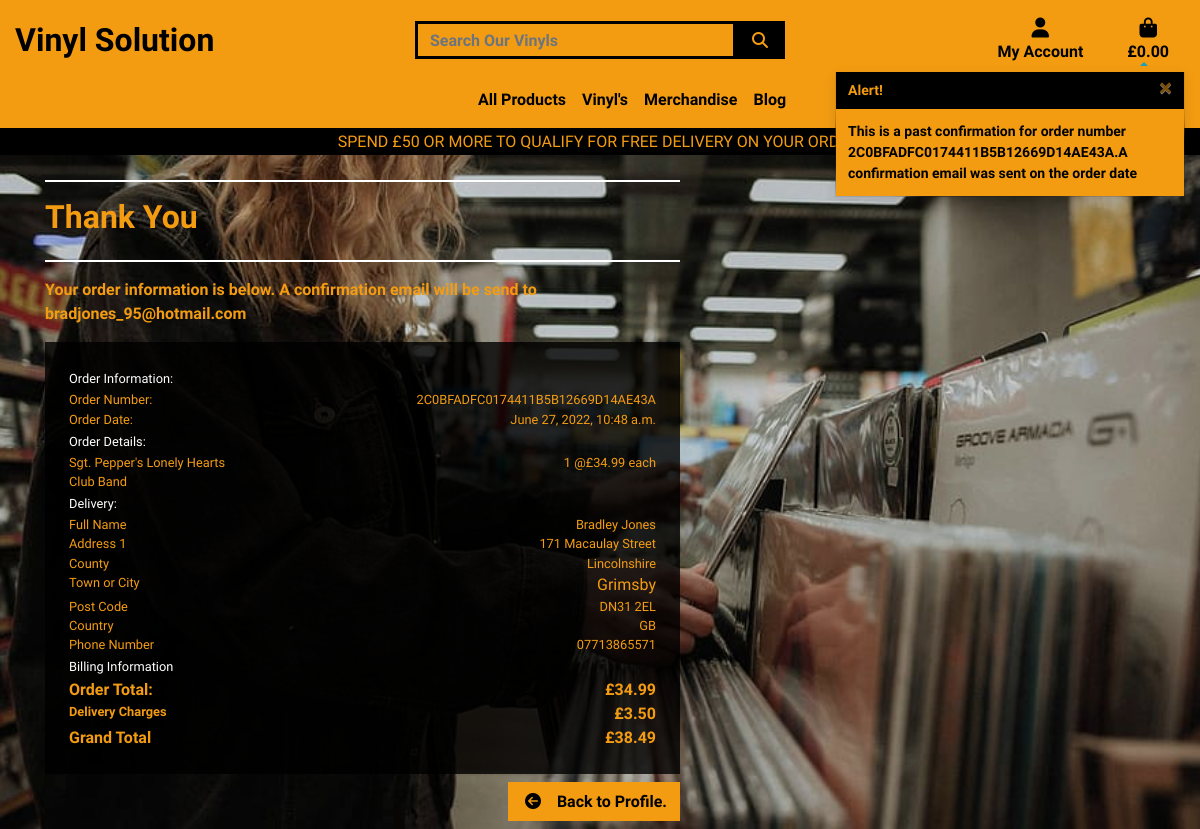
Page /profile/order_history/2C0BFADFC0174411B5B12669D14AE43A on the committed database.
### checkout/models.py (models this page shows, shortened)
class Order(models.Model):
    order_number = models.CharField(max_length=32, null=False, editable=False)
    user_profile = models.ForeignKey(UserProfile, on_delete=models.SET_NULL,
                                     null=True, blank=True, related_name='orders')
    full_name = models.CharField(max_length=50, null=False, blank=False)
    email = models.EmailField(max_length=254, null=False, blank=False)
    phone_number = models.CharField(max_length=20, null=False, blank=False)
    country = CountryField(blank_label='Country *', null=False, blank=False)
    postcode = models.CharField(max_length=20, null=True, blank=True)
    town_or_city = models.CharField(max_length=40, null=False, blank=False)
    street_address1 = models.CharField(max_length=80, null=False, blank=False)
    street_address2 = models.CharField(max_length=80, null=True, blank=True)
    county = models.CharField(max_length=80, null=True, blank=True)
    date = models.DateTimeField(auto_now_add=True)
    delivery_cost = models.DecimalField(max_digits=6, decimal_places=2, null=False, default=0)
    order_total = models.DecimalField(max_digits=10, decimal_places=2, null=False, default=0)
    grand_total = models.DecimalField(max_digits=10, decimal_places=2, null=False, default=0)
    original_bag = models.TextField(null=False, blank=False, default='')
    stripe_pid = models.CharField(max_length=254, null=False, blank=False, default='')

class OrderLineItem(models.Model):
    order = models.ForeignKey(Order, null=False, blank=False,
                              on_delete=models.CASCADE, related_name='lineitems')
    product = models.ForeignKey(Product, null=False, blank=False,
                                on_delete=models.CASCADE)
    product_size = models.CharField(max_length=3, null=True, blank=True)
    quantity = models.IntegerField(null=False, blank=False, default=0)
    lineitem_total = models.DecimalField(max_digits=6, decimal_places=2,
                                         null=False, blank=False, editable=False)

### products/models.py (models this page shows, shortened)
class Product(models.Model):
    category = models.ForeignKey('Category', null=True, blank=True, on_delete=models.SET_NULL)
    sku = models.CharField(max_length=255, null=True, blank=True)
    name = models.CharField(max_length=255)
    description = models.TextField()
    has_sizes = models.BooleanField(default=False, null=True, blank=True)
    price = models.DecimalField(max_digits=6, decimal_places=2)
    image_url = models.URLField(max_length=1024, null=True, blank=True)
    image = models.ImageField(null=True, blank=True)

### profiles/views.py (the view)
# urls.py: path('order_history/<order_number>', views.order_history, name='order_history'),
def order_history(request, order_number):
    order = get_object_or_404(Order, order_number=order_number)
    messages.info(request, (
        f'This is a past confirmation for order number {order_number}.'
        'A confirmation email was sent on the order date'
    ))
    template = 'checkout/checkout_success.html'
    context = {
        'order': order,
        'from_profile': True,
    }
    return render(request, template, context)

### bag/contexts.py (called while the page is built, shortened)
def bag_contents(request):
    bag_items = []
    total = 0
    product_count = 0
    bag = request.session.get('bag', {})
    if total < settings.FREE_DELIVERY_THRESHOLD:
        delivery = total * Decimal(settings.STANDARD_DELIVERY_PERCENTAGE / 100)
        free_delivery_delta = settings.FREE_DELIVERY_THRESHOLD - total
    else:
        delivery = 0
        free_delivery_delta = 0
    grand_total = delivery + total
    context = {
        'bag_items': bag_items,
        'total': total,
        'product_count': product_count,
        'delivery': delivery,
        'free_delivery_delta': free_delivery_delta,
        'free_delivery_threshold': settings.FREE_DELIVERY_THRESHOLD,
        'grand_total': grand_total,
    }
    return context

### checkout/templates/checkout/checkout_success.html (shortened to what this page needs)
{% extends "base.html" %}
{% load static %}
{% block extra_css %}
    <link rel="stylesheet" href="{% static 'checkout/css/checkout.css' %}">
{% endblock %}
{% block page_header %}
    <div class="container header-container">
    </div>
{% endblock %}
{% block content %}
    <div class="overlay"></div>
    <div class="container">
        <div class="row">
            <div class="col-12 col-lg-7">
                <hr class="break">
                <h2 class="checkout-logo-font mb-4">Thank You</h2>
                <hr class="break">
                <p class="checkout-logo-font">Your order information is below.
                    A confirmation email will be send to <strong>{{ order.email }}</strong></p>
            </div>
        </div>
        <div class="row">
            <div class="col-12 col-lg-7">
                <div class="order-confirmation-wrapper p-4">
                    <div class="row">
                        <div class="col">
                            <small class="order-text">Order Information:</small>
                        </div>
                    </div>
                    <div class="row">
                        <div class="col-12 col-md-4">
                            <p class="small order-summary mb-0">Order Number:</p>
                        </div>
                        <div class="col-12 col-md-8 text-md-right">
                            <p class="small order-summary mb-0">{{ order.order_number }}</p>
                        </div>
                    </div>
                    <div class="row">
                        <div class="col-12 col-md-4">
                            <p class="small order-summary mb-0">Order Date:</p>
                        </div>
                        <div class="col-12 col-md-8 text-md-right">
                            <p class="small order-summary mb-0">{{ order.date }}</p>
                        </div>
                    </div>
                    <div class="row">
                        <div class="col">
                            <small class="order-text">Order Details:</small>
                        </div>
                    </div>
                    {% for item in order.lineitems.all %}
                    <div class="row">
                        <div class="col-12 col-md-4">
                            <p class="small order-summary mb-0">
                                {{ item.product.name }}{% if item.product_size %} - Size {{ item.product_size|upper }}{% endif %}
                            </p>
                        </div>
                        <div class="col-12 col-md-8 text-md-right">
                            <p class="small order-summary mb-0">{{ item.quantity }} @£{{ item.product.price }} each</p>
                        </div>
                    </div>
                    {% endfor %}
                        <div class="row">
                            <div class="col">
                                <small class="order-text">Delivery:</small>
                            </div>
                        </div>
                        <div class="row">
                            <div class="col-12 col-md-4">
                                <p class="small order-summary mb-0">Full Name</p>
                            </div>
                            <div class="col-12 col-md-8 text-md-right">
                                <p class="small order-summary mb-0">{{ order.full_name }}</p>
                            </div>
                        </div>
                        <div class="row">
                            <div class="col-12 col-md-4">
                                <p class="small order-summary mb-0">Address 1</p>
                            </div>
                            <div class="col-12 col-md-8 text-md-right">
                                <p class="small order-summary mb-0">{{ order.street_address1 }}</p>
                            </div>
                        </div>
                        {% if order.county %}
                        <div class="row">
                            <div class="col-12 col-md-4">
                                <p class="small order-summary mb-0">County</p>
                            </div>
                            <div class="col-12 col-md-8 text-md-right">
                                <p class="small order-summary mb-0">{{ order.county }}</p>
                            </div>
                        </div>
                        {% endif %}
                        <div class="row">
                            <div class="col-12 col-md-4">
                                <p class="small order-summary mb-0">Town or City</p>
                            </div>
                            <div class="col-12 col-md-8 text-md-right">
                                <p class="order-summary mb-0">{{ order.town_or_city }}</p>
                            </div>
                        </div>
                        {% if order.postcode %}
                        <div class="row">
                            <div class="col-12 col-md-4">
                                <p class="small order-summary mb-0">Post Code</p>
                            </div>
                            <div class="col-12 col-md-8 text-md-right">
                                <p class="small order-summary mb-0">{{ order.postcode }}</p>
                            </div>
                        </div>
                        {% endif %}
                        <div class="row">
                            <div class="col-12 col-md-4">
                                <p class="small order-summary mb-0">Country</p>
                            </div>
                            <div class="col-12 col-md-8 text-md-right">
                                <p class="small order-summary mb-0">{{ order.country }}</p>
                            </div>
                        </div>
                        <div class="row">
                            <div class="col-12 col-md-4">
                                <p class="small order-summary mb-0">Phone Number</p>
                            </div>
                            <div class="col-12 col-md-8 text-md-right">
                                <p class="small order-summary mb-0">{{ order.phone_number }}</p>
                            </div>
                        </div>
                        <div class="row">
                            <div class="col">
                                <small class="order-text">Billing Information</small>
                            </div>
                        </div>
                        <div class="row">
                            <div class="col-12 col-md-4">
                                <p class="font-weight-bold order-summary mb-0">Order Total:</p>
                            </div>
                            <div class="col-12 col-md-8 text-md-right">
                                <p class="font-weight-bold order-summary mb-0">£{{ order.order_total }}</p>
                            </div>
                        </div>
                        <div class="row">
                            <div class="col-12 col-md-4">
                                <p class="font-weight-bold small order-summary mb-0">Delivery Charges</p>
                            </div>
                            <div class="col-12 col-md-8 text-md-right">
                                <p class="font-weight-bold order-summary mb-0">£{{ order.delivery_cost }}</p>
                            </div>
                        </div>
                        <div class="row">
                            <div class="col-12 col-md-4">
                                <p class="font-weight-bold order-summary mb-0">Grand Total</p>
                            </div>
                            <div class="col-12 col-md-8 text-md-right">
                                <p class="font-weight-bold order-summary mb-0">£{{ order.grand_total }}</p>
                            </div>
                        </div>
                </div>
            </div>
        </div>
        <div class="row">
            <div class="col-12 col-lg-7 text-right">
                {% if from_profile %}
                    <a href="{% url 'profile' %}" class="custom-icon checkout-button rounded-0 btn my-2">
                        <span class="icon mr-2">
                            <i class="fa fa-arrow-circle-left"></i>
                        </span>
                        <span class=" font-weight-bold">Back to Profile.</span>
                    </a>
                {% endif %}
            </div>
        </div>
    </div>
{% endblock %}

### static/css/base.css (style rules this page uses)
html { height: 100%; }
body { background: url(/media/homepage-img.jpg) no-repeat center center fixed; background-size: cover; height: calc(100vh - 164px); color: #F39C12; font-family: 'Quicksand'; }
.break { border: 1px solid white; }
.overlay { height: 100%; width: 100%; top: 0; left: 0; position: fixed; background: rgba(0, 0, 0, 0.1); z-index: -1; }
::placeholder { color: #000000; font-weight: bolder; }
.icon { align-items: center; display: inline-flex; justify-content: center; height: 1.5rem; width: 1.5rem; }
.custom-icon, .minus-icon { color: #f39C12; }
@media (min-width: 992px) { .header-container { padding-top: 164px; } }

### checkout/static/checkout/css/checkout.css (style rules this page uses)
.break { border: 1px solid white; }
.checkout-logo-font { font-weight: bold; color: #F39C12; text-align: left; }
.checkout-button { background-color: #F39C12; color: #000000; font-size: medium; font-weight: bold; }
.order-confirmation-wrapper { background-color: rgba(0, 0, 0, 0.8); }
.order-text { color: white; }

### rows in the picture
Order: email "bradjones_95@hotmail.com", order_number "2C0BFADFC0174411B5B12669D14AE43A", date "June 27, 2022, 10:48 a.m.", full_name "Bradley Jones", street_address1 "171 Macaulay Street", county "Lincolnshire", town_or_city "Grimsby", postcode "DN31 2EL", country "GB", phone_number "07713865571", order_total "34.99", delivery_cost "3.50", grand_total "38.49"
OrderLineItem: product.name "Sgt. Pepper's Lonely Hearts Club Band", quantity "1", product.price "34.99"

### other values in the picture
{{ free_delivery_threshold }} "50"
{{ message }} "This is a past confirmation for order number 2C0BFADFC0174411B5B12669D14AE43A.A confirmation email was sent on the order date"
